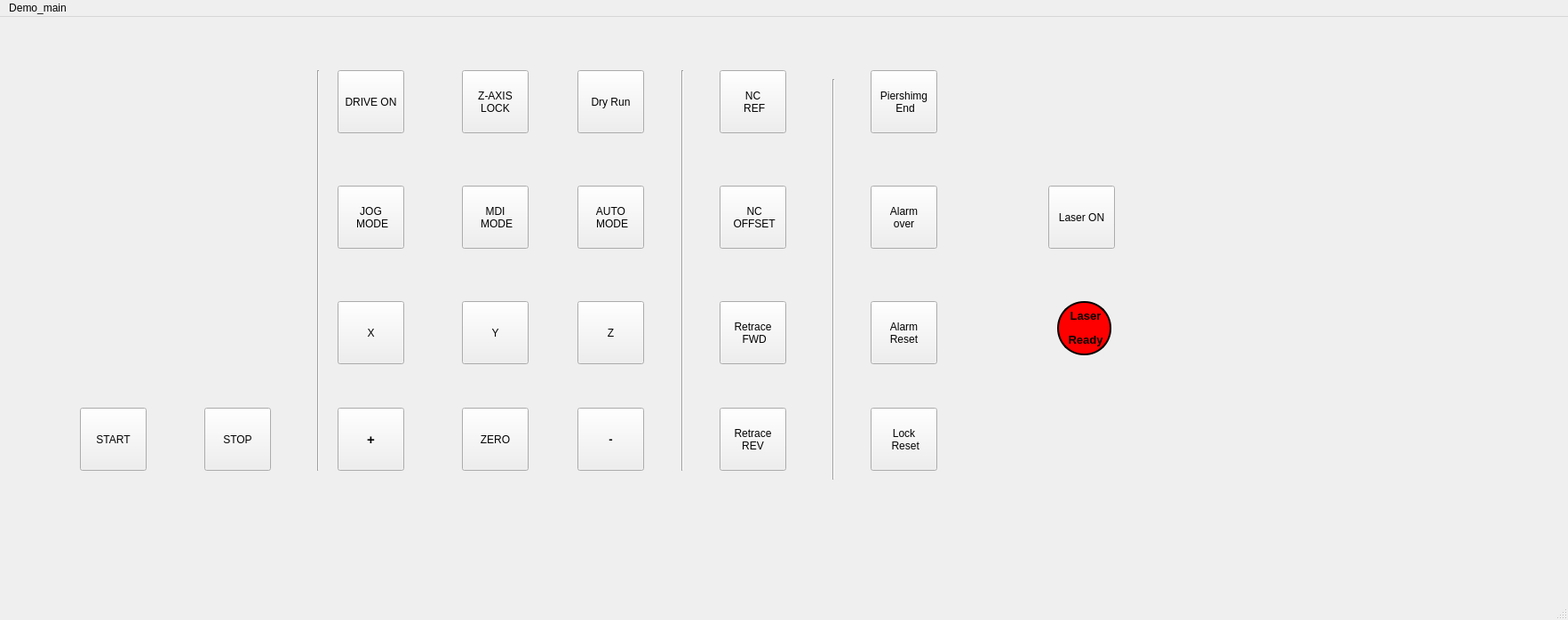
<?xml version="1.0" encoding="UTF-8"?>
<ui version="4.0">
 <class>MainWindow</class>
 <widget class="QMainWindow" name="MainWindow">
  <property name="windowModality">
   <enum>Qt::ApplicationModal</enum>
  </property>
  <property name="geometry">
   <rect>
    <x>0</x>
    <y>0</y>
    <width>1765</width>
    <height>698</height>
   </rect>
  </property>
  <property name="windowTitle">
   <string>MainWindow</string>
  </property>
  <property name="autoFillBackground">
   <bool>false</bool>
  </property>
  <property name="styleSheet">
   <string notr="true"/>
  </property>
  <property name="iconSize">
   <size>
    <width>10</width>
    <height>10</height>
   </size>
  </property>
  <property name="tabShape">
   <enum>QTabWidget::Triangular</enum>
  </property>
  <widget class="QWidget" name="centralwidget">
   <widget class="QPushButton" name="pushButton">
    <property name="geometry">
     <rect>
      <x>90</x>
      <y>440</y>
      <width>75</width>
      <height>71</height>
     </rect>
    </property>
    <property name="styleSheet">
     <string notr="true"/>
    </property>
    <property name="text">
     <string>START</string>
    </property>
   </widget>
   <widget class="QPushButton" name="pushButton_2">
    <property name="geometry">
     <rect>
      <x>230</x>
      <y>440</y>
      <width>75</width>
      <height>71</height>
     </rect>
    </property>
    <property name="text">
     <string>STOP</string>
    </property>
   </widget>
   <widget class="QPushButton" name="pushButton_3">
    <property name="geometry">
     <rect>
      <x>380</x>
      <y>60</y>
      <width>75</width>
      <height>71</height>
     </rect>
    </property>
    <property name="text">
     <string>DRIVE ON</string>
    </property>
   </widget>
   <widget class="QPushButton" name="pushButton_4">
    <property name="geometry">
     <rect>
      <x>380</x>
      <y>190</y>
      <width>75</width>
      <height>71</height>
     </rect>
    </property>
    <property name="text">
     <string>JOG
 MODE</string>
    </property>
   </widget>
   <widget class="QPushButton" name="pushButton_5">
    <property name="geometry">
     <rect>
      <x>380</x>
      <y>320</y>
      <width>75</width>
      <height>71</height>
     </rect>
    </property>
    <property name="text">
     <string>X</string>
    </property>
   </widget>
   <widget class="QPushButton" name="pushButton_6">
    <property name="geometry">
     <rect>
      <x>520</x>
      <y>60</y>
      <width>75</width>
      <height>71</height>
     </rect>
    </property>
    <property name="text">
     <string>Z-AXIS 
LOCK</string>
    </property>
   </widget>
   <widget class="QPushButton" name="pushButton_7">
    <property name="geometry">
     <rect>
      <x>520</x>
      <y>190</y>
      <width>75</width>
      <height>71</height>
     </rect>
    </property>
    <property name="text">
     <string>MDI
 MODE</string>
    </property>
   </widget>
   <widget class="QPushButton" name="pushButton_8">
    <property name="geometry">
     <rect>
      <x>520</x>
      <y>320</y>
      <width>75</width>
      <height>71</height>
     </rect>
    </property>
    <property name="text">
     <string>Y</string>
    </property>
   </widget>
   <widget class="QPushButton" name="pushButton_9">
    <property name="geometry">
     <rect>
      <x>650</x>
      <y>60</y>
      <width>75</width>
      <height>71</height>
     </rect>
    </property>
    <property name="text">
     <string>Dry Run</string>
    </property>
   </widget>
   <widget class="QPushButton" name="pushButton_10">
    <property name="geometry">
     <rect>
      <x>650</x>
      <y>190</y>
      <width>75</width>
      <height>71</height>
     </rect>
    </property>
    <property name="text">
     <string>AUTO
 MODE</string>
    </property>
   </widget>
   <widget class="QPushButton" name="pushButton_11">
    <property name="geometry">
     <rect>
      <x>650</x>
      <y>320</y>
      <width>75</width>
      <height>71</height>
     </rect>
    </property>
    <property name="text">
     <string>Z</string>
    </property>
   </widget>
   <widget class="QPushButton" name="pushButton_12">
    <property name="geometry">
     <rect>
      <x>380</x>
      <y>440</y>
      <width>75</width>
      <height>71</height>
     </rect>
    </property>
    <property name="font">
     <font>
      <pointsize>11</pointsize>
      <bold>true</bold>
     </font>
    </property>
    <property name="styleSheet">
     <string notr="true">QPushButton:pressed {
    background-color: green;
}
</string>
    </property>
    <property name="text">
     <string>+</string>
    </property>
   </widget>
   <widget class="QPushButton" name="pushButton_13">
    <property name="geometry">
     <rect>
      <x>520</x>
      <y>440</y>
      <width>75</width>
      <height>71</height>
     </rect>
    </property>
    <property name="styleSheet">
     <string notr="true">QPushButton:pressed {
    background-color: green;
}
</string>
    </property>
    <property name="text">
     <string>ZERO</string>
    </property>
   </widget>
   <widget class="QPushButton" name="pushButton_14">
    <property name="geometry">
     <rect>
      <x>650</x>
      <y>440</y>
      <width>75</width>
      <height>71</height>
     </rect>
    </property>
    <property name="font">
     <font>
      <pointsize>10</pointsize>
      <bold>true</bold>
     </font>
    </property>
    <property name="styleSheet">
     <string notr="true">QPushButton:pressed {
    background-color: green;
}
</string>
    </property>
    <property name="text">
     <string>-</string>
    </property>
   </widget>
   <widget class="QPushButton" name="pushButton_15">
    <property name="geometry">
     <rect>
      <x>810</x>
      <y>440</y>
      <width>75</width>
      <height>71</height>
     </rect>
    </property>
    <property name="styleSheet">
     <string notr="true">QPushButton:pressed {
    background-color: green;
}
</string>
    </property>
    <property name="text">
     <string>Retrace 
REV</string>
    </property>
   </widget>
   <widget class="QPushButton" name="pushButton_16">
    <property name="geometry">
     <rect>
      <x>810</x>
      <y>320</y>
      <width>75</width>
      <height>71</height>
     </rect>
    </property>
    <property name="styleSheet">
     <string notr="true">QPushButton:pressed {
    background-color: green;
}
</string>
    </property>
    <property name="text">
     <string>Retrace 
 FWD</string>
    </property>
   </widget>
   <widget class="QPushButton" name="pushButton_17">
    <property name="geometry">
     <rect>
      <x>810</x>
      <y>190</y>
      <width>75</width>
      <height>71</height>
     </rect>
    </property>
    <property name="styleSheet">
     <string notr="true">QPushButton:pressed {
    background-color: green;
}
</string>
    </property>
    <property name="text">
     <string> NC  
 OFFSET</string>
    </property>
   </widget>
   <widget class="QPushButton" name="pushButton_18">
    <property name="geometry">
     <rect>
      <x>810</x>
      <y>60</y>
      <width>75</width>
      <height>71</height>
     </rect>
    </property>
    <property name="styleSheet">
     <string notr="true">QPushButton:pressed {
    background-color: green;
}
</string>
    </property>
    <property name="text">
     <string>NC 
 REF</string>
    </property>
   </widget>
   <widget class="QPushButton" name="pushButton_19">
    <property name="geometry">
     <rect>
      <x>980</x>
      <y>440</y>
      <width>75</width>
      <height>71</height>
     </rect>
    </property>
    <property name="styleSheet">
     <string notr="true">QPushButton:pressed {
    background-color: green;
}
</string>
    </property>
    <property name="text">
     <string>Lock 
 Reset</string>
    </property>
   </widget>
   <widget class="QPushButton" name="pushButton_20">
    <property name="geometry">
     <rect>
      <x>980</x>
      <y>320</y>
      <width>75</width>
      <height>71</height>
     </rect>
    </property>
    <property name="styleSheet">
     <string notr="true">QPushButton:pressed {
    background-color: green;
}
</string>
    </property>
    <property name="text">
     <string>Alarm 
Reset</string>
    </property>
   </widget>
   <widget class="QPushButton" name="pushButton_21">
    <property name="geometry">
     <rect>
      <x>980</x>
      <y>190</y>
      <width>75</width>
      <height>71</height>
     </rect>
    </property>
    <property name="styleSheet">
     <string notr="true">QPushButton:pressed {
    background-color: green;
}
</string>
    </property>
    <property name="text">
     <string>Alarm 
over</string>
    </property>
   </widget>
   <widget class="QPushButton" name="pushButton_22">
    <property name="geometry">
     <rect>
      <x>980</x>
      <y>60</y>
      <width>75</width>
      <height>71</height>
     </rect>
    </property>
    <property name="styleSheet">
     <string notr="true">QPushButton:pressed {
    background-color: green;
}
</string>
    </property>
    <property name="text">
     <string>Piershimg
 End</string>
    </property>
    <property name="autoRepeat">
     <bool>false</bool>
    </property>
   </widget>
   <widget class="QPushButton" name="pushButton_23">
    <property name="geometry">
     <rect>
      <x>1180</x>
      <y>190</y>
      <width>75</width>
      <height>71</height>
     </rect>
    </property>
    <property name="text">
     <string>Laser ON</string>
    </property>
   </widget>
   <widget class="Line" name="line">
    <property name="geometry">
     <rect>
      <x>930</x>
      <y>70</y>
      <width>16</width>
      <height>451</height>
     </rect>
    </property>
    <property name="orientation">
     <enum>Qt::Vertical</enum>
    </property>
   </widget>
   <widget class="Line" name="line_2">
    <property name="geometry">
     <rect>
      <x>760</x>
      <y>60</y>
      <width>16</width>
      <height>451</height>
     </rect>
    </property>
    <property name="orientation">
     <enum>Qt::Vertical</enum>
    </property>
   </widget>
   <widget class="Line" name="line_3">
    <property name="geometry">
     <rect>
      <x>350</x>
      <y>60</y>
      <width>16</width>
      <height>451</height>
     </rect>
    </property>
    <property name="orientation">
     <enum>Qt::Vertical</enum>
    </property>
   </widget>
   <widget class="QLabel" name="label">
    <property name="geometry">
     <rect>
      <x>70</x>
      <y>120</y>
      <width>241</width>
      <height>151</height>
     </rect>
    </property>
    <property name="minimumSize">
     <size>
      <width>241</width>
      <height>0</height>
     </size>
    </property>
    <property name="maximumSize">
     <size>
      <width>241</width>
      <height>251</height>
     </size>
    </property>
    <property name="text">
     <string/>
    </property>
    <property name="pixmap">
     <pixmap>../../Downloads/images.png</pixmap>
    </property>
    <property name="scaledContents">
     <bool>true</bool>
    </property>
   </widget>
   <widget class="QLabel" name="label_2">
    <property name="geometry">
     <rect>
      <x>1190</x>
      <y>320</y>
      <width>61</width>
      <height>61</height>
     </rect>
    </property>
    <property name="styleSheet">
     <string notr="true">QLabel {
    background-color: red;
    border-radius: 30%;  /* Set border-radius to 50% for a round appearance */
    border: 2px solid black;
}

QLabel[ledOn=&quot;true&quot;] {
    background-color: green;
}
</string>
    </property>
    <property name="text">
     <string>&lt;!DOCTYPE HTML PUBLIC &quot;-//W3C//DTD HTML 4.0//EN&quot; &quot;http://www.w3.org/TR/REC-html40/strict.dtd&quot;&gt;
&lt;html&gt;&lt;head&gt;&lt;meta name=&quot;qrichtext&quot; content=&quot;1&quot; /&gt;&lt;meta charset=&quot;utf-8&quot; /&gt;&lt;style type=&quot;text/css&quot;&gt;
p, li { white-space: pre-wrap; }
hr { height: 1px; border-width: 0; }
li.unchecked::marker { content: &quot;\2610&quot;; }
li.checked::marker { content: &quot;\2612&quot;; }
&lt;/style&gt;&lt;/head&gt;&lt;body style=&quot; font-family:'Segoe UI'; font-size:9pt; font-weight:400; font-style:normal;&quot;&gt;
&lt;p align=&quot;center&quot; style=&quot; margin-top:12px; margin-bottom:12px; margin-left:0px; margin-right:0px; -qt-block-indent:0; text-indent:0px;&quot;&gt;&lt;span style=&quot; font-size:10pt; font-weight:700;&quot;&gt;Laser&lt;/span&gt;&lt;/p&gt;
&lt;p align=&quot;center&quot; style=&quot; margin-top:12px; margin-bottom:12px; margin-left:0px; margin-right:0px; -qt-block-indent:0; text-indent:0px;&quot;&gt;&lt;span style=&quot; font-size:10pt; font-weight:700;&quot;&gt;Ready&lt;/span&gt;&lt;/p&gt;&lt;/body&gt;&lt;/html&gt;</string>
    </property>
   </widget>
  </widget>
  <widget class="QMenuBar" name="menubar">
   <property name="geometry">
    <rect>
     <x>0</x>
     <y>0</y>
     <width>1765</width>
     <height>22</height>
    </rect>
   </property>
   <widget class="QMenu" name="menuDemo_main">
    <property name="title">
     <string>Demo_main</string>
    </property>
   </widget>
   <addaction name="menuDemo_main"/>
  </widget>
  <widget class="QStatusBar" name="statusbar"/>
 </widget>
 <resources/>
 <connections/>
</ui>
